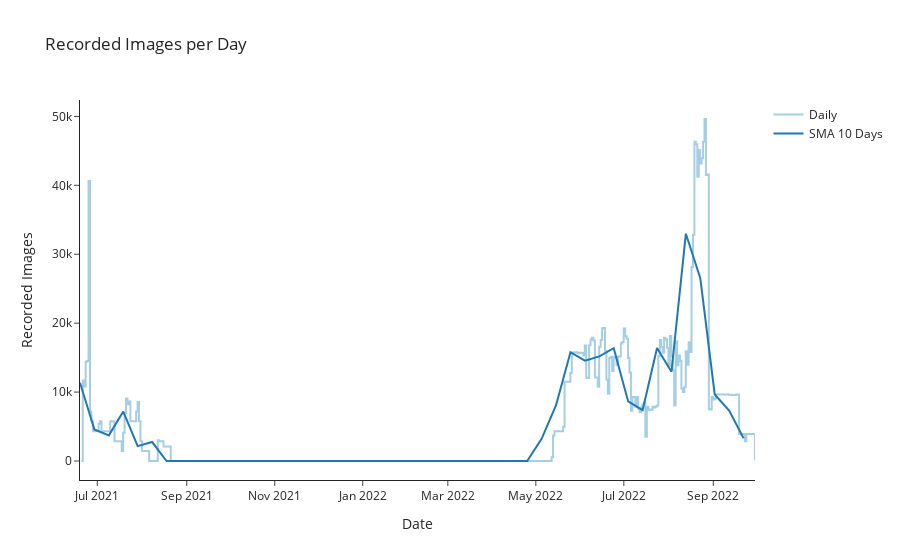

The cell this chart's notebook holds for it:
### Code cell
palette = iter(paired_palette)
SMA = 10

fig = go.Figure()

fig.add_trace(go.Scatter(
    x=data.index,
    y=data['count'],
    name='Daily',
    line_shape='hv',
    line_color=next(palette)
))

tmp = data.resample(f'{SMA}D').mean().fillna(0)

fig.add_trace(go.Scatter(
    x=tmp.index, 
    y=tmp['count'],
    name=f'SMA {SMA} Days',
    line_color=next(palette)
))
fig.update_layout(
    title='Recorded Images per Day', 
    template='simple_white',
    xaxis={'title':'Date'}, yaxis={'title':'Recorded Images'}
)

### Figure 1 — Plotly figure (JSON) as saved in the notebook; plotly's stock layout.template omitted (floating-point values rounded to 4 significant figures; data arrays with more than 128 entries replaced by an {"elided": "..."} marker saying what was removed)
{"data": [{"line": {"color": "rgba(166, 206, 227, 1)", "shape": "hv"}, "name": "Daily", "type": "scatter", "x": {"elided": "195 str values"}, "y": {"elided": "195 int values"}}, {"line": {"color": "rgba(31, 120, 180, 1)"}, "name": "SMA 10 Days", "type": "scatter", "x": ["2021-06-19T00:00:00", "2021-06-29T00:00:00", "2021-07-09T00:00:00", "2021-07-19T00:00:00", "2021-07-29T00:00:00", "2021-08-08T00:00:00", "2021-08-18T00:00:00", "2021-08-28T00:00:00", "2021-09-07T00:00:00", "2021-09-17T00:00:00", "2021-09-27T00:00:00", "2021-10-07T00:00:00", "2021-10-17T00:00:00", "2021-10-27T00:00:00", "2021-11-06T00:00:00", "2021-11-16T00:00:00", "2021-11-26T00:00:00", "2021-12-06T00:00:00", "2021-12-16T00:00:00", "2021-12-26T00:00:00", "2022-01-05T00:00:00", "2022-01-15T00:00:00", "2022-01-25T00:00:00", "2022-02-04T00:00:00", "2022-02-14T00:00:00", "2022-02-24T00:00:00", "2022-03-06T00:00:00", "2022-03-16T00:00:00", "2022-03-26T00:00:00", "2022-04-05T00:00:00", "2022-04-15T00:00:00", "2022-04-25T00:00:00", "2022-05-05T00:00:00", "2022-05-15T00:00:00", "2022-05-25T00:00:00", "2022-06-04T00:00:00", "2022-06-14T00:00:00", "2022-06-24T00:00:00", "2022-07-04T00:00:00", "2022-07-14T00:00:00", "2022-07-24T00:00:00", "2022-08-03T00:00:00", "2022-08-13T00:00:00", "2022-08-23T00:00:00", "2022-09-02T00:00:00", "2022-09-12T00:00:00", "2022-09-22T00:00:00"], "y": [11359, 4571.0, 3718.0, 7170.0, 2159.0, 2754.0, 1.5, 0, 0, 0, 0, 0, 0, 0, 0, 0, 0, 0, 0, 0, 0, 0, 0, 0, 0, 0, 0, 0, 0, 0, 0, 0, 3221.0, 8102.0, 15790.0, 14550.0, 15180.0, 16360.0, 8645, 7375.0, 16400.0, 12950.0, 32980.0, 26530.0, 9653.0, 7330.0, 3307.0]}], "layout": {"autosize": true, "title": {"text": "Recorded Images per Day"}, "xaxis": {"autorange": true, "range": ["2021-06-19", "2022-09-29 22:00"], "title": {"text": "Date"}, "type": "date"}, "yaxis": {"autorange": true, "range": [-2757.0, 52380.0], "title": {"text": "Recorded Images"}, "type": "linear"}}}
